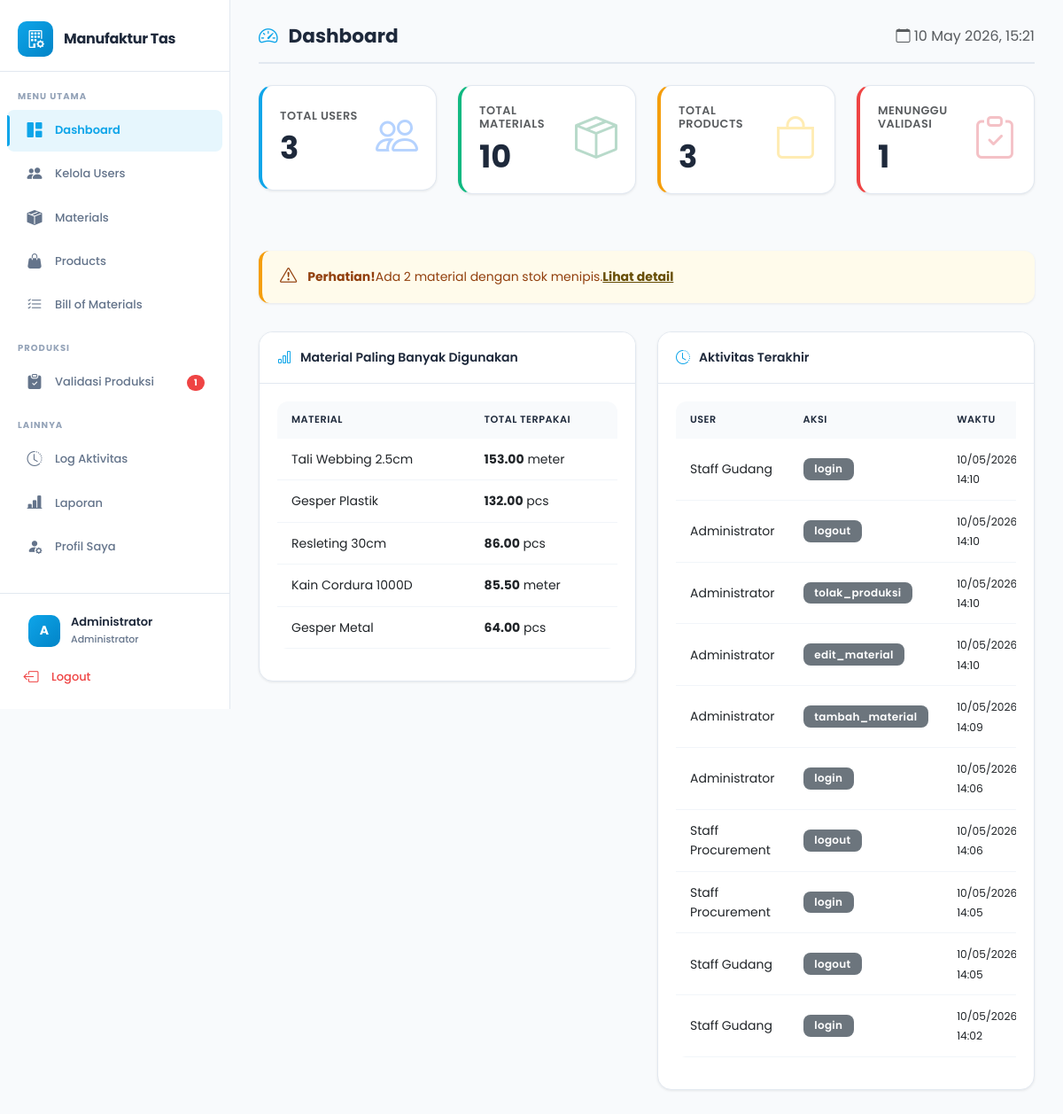
Before: /pages/dashboard.php (signed in) with the older database file.
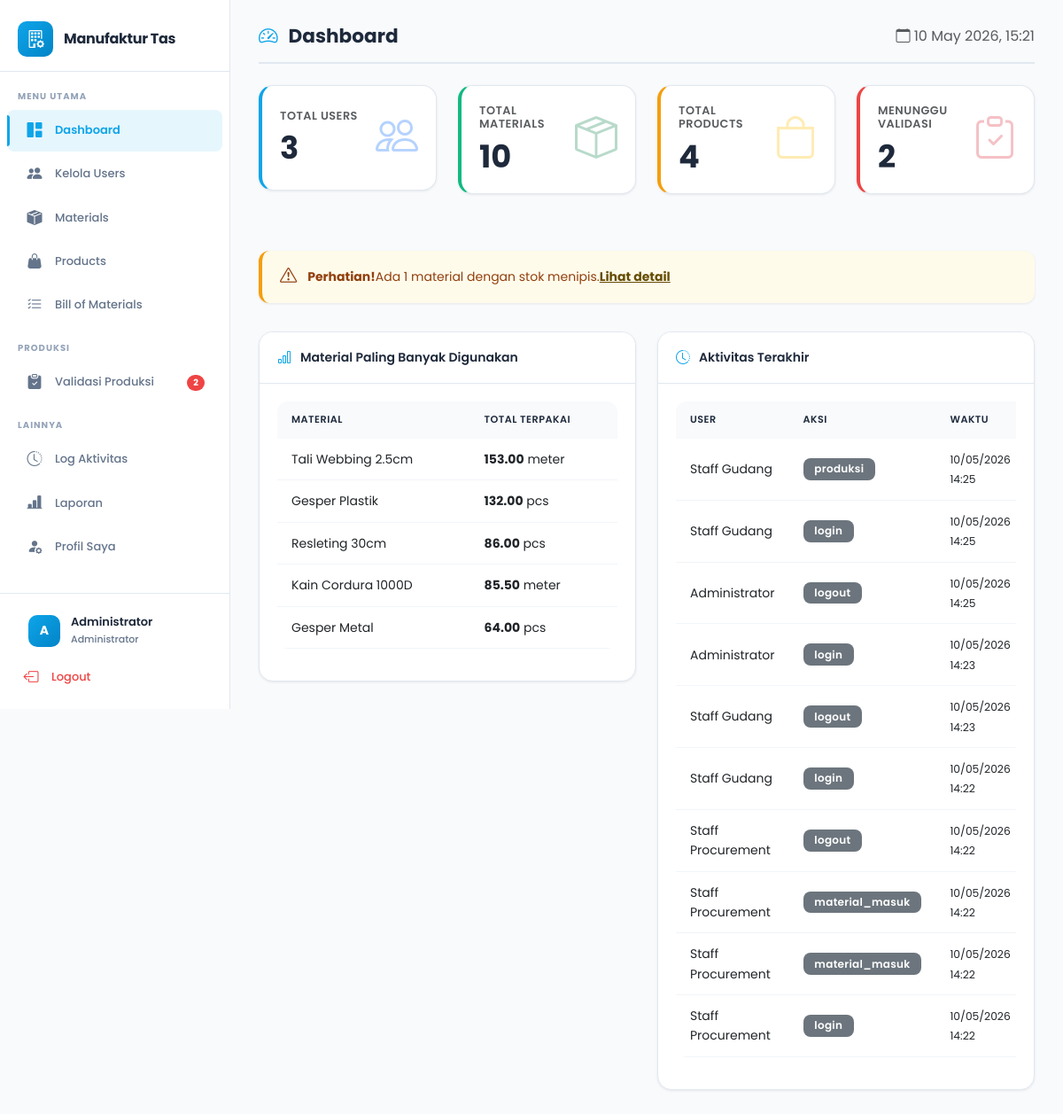
After: the same page with the newer database file.
### tables this page shows
CREATE TABLE `log_aktivitas` (
  `id` int NOT NULL,
  `user_id` int NOT NULL,
  `aksi` varchar(50) NOT NULL,
  `tabel_referensi` varchar(50) DEFAULT NULL,
  `referensi_id` int DEFAULT NULL,
  `detail` text,
  `tanggal` timestamp NULL DEFAULT CURRENT_TIMESTAMP
);

CREATE TABLE `users` (
  `id` int NOT NULL,
  `nama` varchar(100) NOT NULL,
  `username` varchar(50) NOT NULL,
  `password` varchar(255) NOT NULL,
  `role` enum('administrator','procurement','gudang') NOT NULL,
  `reset_token` varchar(64) DEFAULT NULL,
  `reset_token_expire` datetime DEFAULT NULL,
  `created_at` timestamp NULL DEFAULT CURRENT_TIMESTAMP
);

### pages/dashboard.php (the view, shortened to what the changed rows need)
<?php
require_once '../config/database.php';
$stats = [];
if ($_SESSION['role'] == 'administrator') {
    $stmt = $pdo->query("SELECT COUNT(*) as total FROM users");
    $stats['total_users'] = $stmt->fetch()['total'];
    $stmt = $pdo->query("SELECT COUNT(*) as total FROM materials");
    $stats['total_materials'] = $stmt->fetch()['total'];
    $stmt = $pdo->query("SELECT COUNT(*) as total FROM products");
    $stats['total_products'] = $stmt->fetch()['total'];
    $stmt = $pdo->query("SELECT COUNT(*) as total FROM produksi WHERE status = 'selesai'");
    $stats['total_produksi'] = $stmt->fetch()['total'];
    $stmt = $pdo->query("SELECT COUNT(*) as total FROM produksi WHERE status = 'proses'");
    $stats['produksi_pending'] = $stmt->fetch()['total'];
    $stmt = $pdo->query("SELECT COUNT(*) as total FROM materials WHERE stok <= stok_minimum");
    $stats['material_menipis'] = $stmt->fetch()['total'];
    $stmt = $pdo->query("
        SELECT la.*, u.nama
        FROM log_aktivitas la
        JOIN users u ON la.user_id = u.id
        ORDER BY la.tanggal DESC
        LIMIT 10
    ");
    $aktivitas_terakhir = $stmt->fetchAll();
    $stmt = $pdo->query("
        SELECT m.nama_material, m.satuan, SUM(pd.jumlah_terpakai) as total_terpakai
        FROM produksi_detail pd
        JOIN materials m ON pd.material_id = m.id
        GROUP BY pd.material_id
        ORDER BY total_terpakai DESC
        LIMIT 5
    ");
    $material_terbanyak = $stmt->fetchAll();
}
include '../includes/header.php';
?>
<div class="page-header">
    <h2><i class="bi bi-speedometer2"></i> Dashboard</h2>
</div>
<div class="row mb-4">
    <?php if ($_SESSION['role'] == 'administrator'): ?>
    <div class="col-md-3 mb-3">
        <div class="card stat-card primary">
            <div class="card-body">
                <div class="d-flex justify-content-between align-items-center">
                    <div>
                        <h6 class="text-muted mb-2">Total Users</h6>
                        <h2 class="mb-0"><?php echo $stats['total_users']; ?></h2>
                    </div>
                    <div class="text-primary" style="font-size: 3rem; opacity: 0.3;">
                        <i class="bi bi-people"></i>
                    </div>
                </div>
            </div>
        </div>
    </div>
    <div class="col-md-3 mb-3">
        <div class="card stat-card success">
            <div class="card-body">
                <div class="d-flex justify-content-between align-items-center">
                    <div>
                        <h6 class="text-muted mb-2">Total Materials</h6>
                        <h2 class="mb-0"><?php echo $stats['total_materials']; ?></h2>
                    </div>
                    <div class="text-success" style="font-size: 3rem; opacity: 0.3;">
                        <i class="bi bi-box-seam"></i>
                    </div>
                </div>
            </div>
        </div>
    </div>
    <div class="col-md-3 mb-3">
        <div class="card stat-card warning">
            <div class="card-body">
                <div class="d-flex justify-content-between align-items-center">
                    <div>
                        <h6 class="text-muted mb-2">Total Products</h6>
                        <h2 class="mb-0"><?php echo $stats['total_products']; ?></h2>
                    </div>
                    <div class="text-warning" style="font-size: 3rem; opacity: 0.3;">
                        <i class="bi bi-bag"></i>
                    </div>
                </div>
            </div>
        </div>
    </div>
    <div class="col-md-3 mb-3">
        <a href="/Manufaktur/pages/produksi/validasi.php" class="text-decoration-none">
        <div class="card stat-card danger">
            <div class="card-body">
                <div class="d-flex justify-content-between align-items-center">
                    <div>
                        <h6 class="text-muted mb-2">Menunggu Validasi</h6>
                        <h2 class="mb-0"><?php echo $stats['produksi_pending']; ?></h2>
                    </div>
                    <div class="text-danger" style="font-size: 3rem; opacity: 0.3;">
                        <i class="bi bi-clipboard-check"></i>
                    </div>
                </div>
            </div>
        </div>
        </a>
    </div>
    <?php endif; ?>
</div>
<div class="row">
    <?php if ($_SESSION['role'] == 'administrator'): ?>
    <?php if ($stats['material_menipis'] > 0): ?>
    <div class="col-12 mb-3">
        <div class="alert alert-warning">
            <i class="bi bi-exclamation-triangle"></i>
            <strong>Perhatian!</strong> Ada <?php echo $stats['material_menipis']; ?> material dengan stok menipis.
            <a href="/Manufaktur/pages/materials/index.php" class="alert-link">Lihat detail</a>
        </div>
    </div>
    <?php endif; ?>
    <div class="col-md-6 mb-4">
        <div class="card">
            <div class="card-body">
                <?php if (empty($material_terbanyak)): ?>
                <p class="text-muted text-center py-3">Belum ada data produksi</p>
                <?php else: ?>
                <div class="table-responsive">
                    <table class="table table-sm">
                        <thead>
                            <tr>
                                <th>Material</th>
                                <th>Total Terpakai</th>
                            </tr>
                        </thead>
                        <tbody>
                            <?php foreach ($material_terbanyak as $m): ?>
                            <tr>
                                <td><?php echo htmlspecialchars($m['nama_material']); ?></td>
                                <td><strong><?php echo number_format($m['total_terpakai'], 2); ?></strong> <?php echo $m['satuan']; ?></td>
                            </tr>
                            <?php endforeach; ?>
                        </tbody>
                    </table>
                </div>
                <?php endif; ?>
            </div>
        </div>
    </div>
    <div class="col-md-6 mb-4">
        <div class="card">
            <div class="card-body">
                <div class="table-responsive">
                    <table class="table table-sm">
                        <thead>
                            <tr>
                                <th>User</th>
                                <th>Aksi</th>
                                <th>Waktu</th>
                            </tr>
                        </thead>
                        <tbody>
                            <?php foreach ($aktivitas_terakhir as $log): ?>
                            <tr>
                                <td><?php echo htmlspecialchars($log['nama']); ?></td>
                                <td>
                                    <span class="badge bg-secondary"><?php echo htmlspecialchars($log['aksi']); ?></span>
                                </td>
                                <td><small><?php echo date('d/m/Y H:i', strtotime($log['tanggal'])); ?></small></td>
                            </tr>
                            <?php endforeach; ?>
                        </tbody>
                    </table>
                </div>
            </div>
        </div>
    </div>
    <?php endif; ?>
</div>
<?php include '../includes/footer.php'; ?>

### includes/header.php (shortened to what the changed rows need)
<!DOCTYPE html>
<html lang="id">
<head>
    <link href="https://cdn.jsdelivr.net/npm/bootstrap@5.3.0/dist/css/bootstrap.min.css" rel="stylesheet">
    <link rel="stylesheet" href="https://cdn.jsdelivr.net/npm/bootstrap-icons@1.10.0/font/bootstrap-icons.css">
    <link rel="stylesheet" href="/Manufaktur/assets/css/style.css">
</head>
<body>
    <?php if (isset($_SESSION['user_id'])): ?>
        <aside class="sidebar" id="sidebar">
            <div class="sidebar-nav">
                <?php if ($_SESSION['role'] == 'gudang' || $_SESSION['role'] == 'administrator'): ?>
                    <ul class="nav flex-column">
                        <?php if ($_SESSION['role'] == 'administrator'): ?>
                            <li class="nav-item">
                                <?php
                                $stmt_pending = $pdo->query("SELECT COUNT(*) as total FROM produksi WHERE status = 'proses'");
                                $pending_count = $stmt_pending->fetch()['total'];
                                ?>
                                <a class="nav-link <?php echo strpos($_SERVER['PHP_SELF'], '/produksi/') !== false ? 'active' : ''; ?>"
                                    href="/Manufaktur/pages/produksi/validasi.php">
                                    <i class="bi bi-clipboard-check-fill"></i>
                                    <span>Validasi Produksi</span>
                                    <?php if ($pending_count > 0): ?>
                                        <span class="sidebar-badge"><?php echo $pending_count; ?></span>
                                    <?php endif; ?>
                                </a>
                            </li>
                        <?php endif; ?>
                    </ul>
                <?php endif; ?>
            </div>
        </aside>
        <main class="main-content">
        <?php else: ?>
            <main class="main-content-full">
            <?php endif; ?>

Changed rows visible on the page:
no longer on this page (row unchanged): log_aktivitas: user.nama "Staff Gudang", aksi "login", tanggal "10/05/2026 14:10"
no longer on this page (row unchanged): log_aktivitas: user.nama "Administrator", aksi "logout", tanggal "10/05/2026 14:10"
no longer on this page (row unchanged): log_aktivitas: user.nama "Administrator", aksi "tolak_produksi", tanggal "10/05/2026 14:10"
no longer on this page (row unchanged): log_aktivitas: user.nama "Administrator", aksi "edit_material", tanggal "10/05/2026 14:10"
no longer on this page (row unchanged): log_aktivitas: user.nama "Administrator", aksi "tambah_material", tanggal "10/05/2026 14:09"
no longer on this page (row unchanged): log_aktivitas: user.nama "Administrator", aksi "login", tanggal "10/05/2026 14:06"
no longer on this page (row unchanged): log_aktivitas: user.nama "Staff Procurement", aksi "logout", tanggal "10/05/2026 14:06"
no longer on this page (row unchanged): log_aktivitas: user.nama "Staff Procurement", aksi "login", tanggal "10/05/2026 14:05"
no longer on this page (row unchanged): log_aktivitas: user.nama "Staff Gudang", aksi "logout", tanggal "10/05/2026 14:05"
no longer on this page (row unchanged): log_aktivitas: user.nama "Staff Gudang", aksi "login", tanggal "10/05/2026 14:02"
added log_aktivitas: user.nama "Staff Gudang", aksi "produksi", tanggal "10/05/2026 14:25"
added log_aktivitas: user.nama "Staff Gudang", aksi "login", tanggal "10/05/2026 14:25"
added log_aktivitas: user.nama "Administrator", aksi "logout", tanggal "10/05/2026 14:25"
added log_aktivitas: user.nama "Administrator", aksi "login", tanggal "10/05/2026 14:23"
added log_aktivitas: user.nama "Staff Gudang", aksi "logout", tanggal "10/05/2026 14:23"
added log_aktivitas: user.nama "Staff Gudang", aksi "login", tanggal "10/05/2026 14:22"
added log_aktivitas: user.nama "Staff Procurement", aksi "logout", tanggal "10/05/2026 14:22"
added log_aktivitas: user.nama "Staff Procurement", aksi "material_masuk", tanggal "10/05/2026 14:22"
added log_aktivitas: user.nama "Staff Procurement", aksi "material_masuk", tanggal "10/05/2026 14:22"
added log_aktivitas: user.nama "Staff Procurement", aksi "login", tanggal "10/05/2026 14:22"
Other visible differences:
$pending_count: "1" → "2"
$stats['total_products']: "3" → "4"
$stats['produksi_pending']: "1" → "2"
$stats['material_menipis']: "2" → "1"
